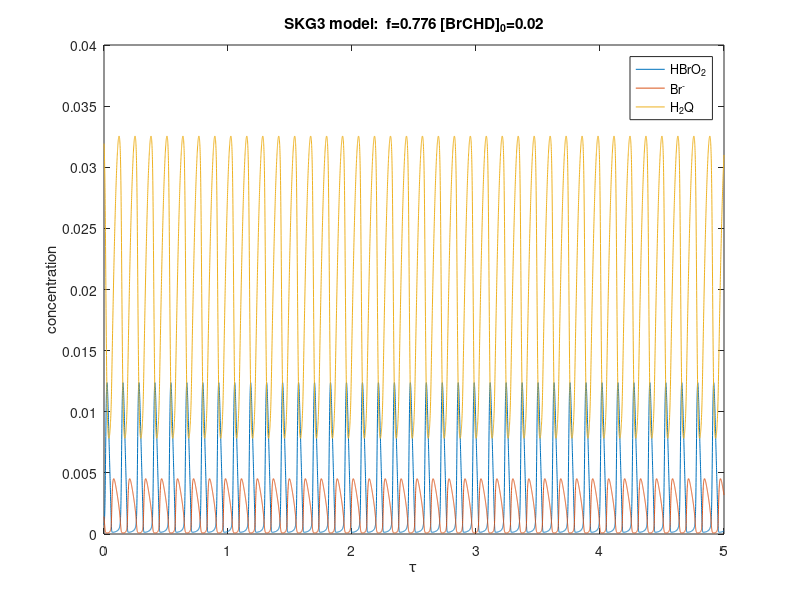
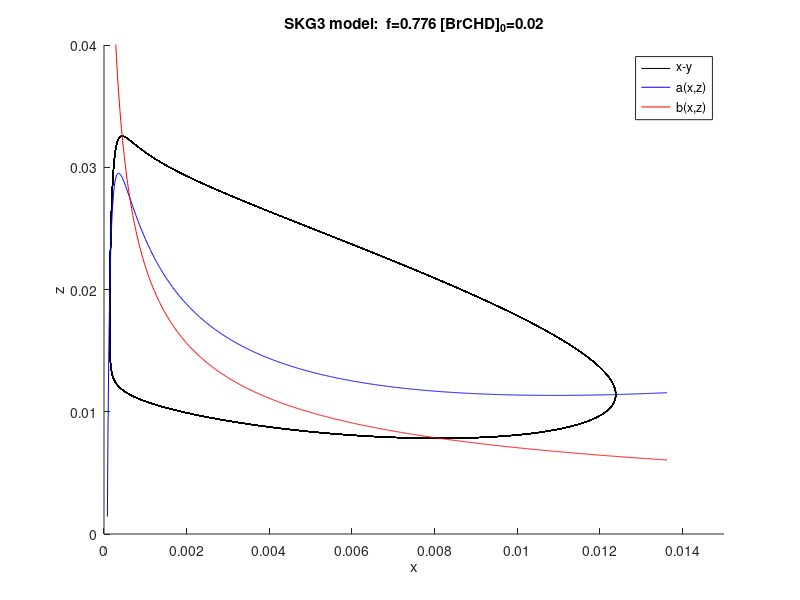

Write MATLAB code to recreate these figures, in order.
#! /usr/bin/octave -qf
# -*-octave-*-
# SKG model DOI: 10.1021/jp9832721
# Based on Eqs E6-E8 and simulate the dynamics by varying initial [BrO3-]
#
# SKG3 model:
# [BrCHD]_0, 
# 0.002-0.01, step 0.002
# 0.01-0.05; step 0.005
# 
# [CHED]_0 must be taken into account，but will be dealt with later 
#
# Additionally this implementation includes linear decay of [BrO3-].
# [BrO3-] = [BrO3-]_0 - T * t;

global galpha = 1000000;
global gbeta = 77.4;
global ggamma = 1102;
global gdelta = 2719;
global gf = 0.776;
global BrO30 = 0.08;
# T = 0 simulates [Br03-] is not consumed
global T = 0;
global k2 =  2500000;
global k14 =  5.0000e-05;
global k17 =  0.02;
global BrCHD = 0.02;
global kdp = 280; # kd'
global k5 = 170000;
global k4 = 2000000;
global k4r = 100000000; # k_{-4}
global H = 1.29;

# The first command-line argument, if given, is initial [BrCHD]
if (1 == nargin)
  arg_list = argv();
  BrCHD = str2num(arg_list{1});
endif

# Eqs E6-E8
function xdot = f (x, t)
  global galpha;
  global gbeta;
  global ggamma;
  global gdelta;
  global gf;
  global k2;
  global k14;
  global k17;
  global kdp;
  global k5;
  global k4;
  global k4r;
  global BrCHD;
  global T;
  global BrO30
  global H;

  BrO3 = BrO30 - T * t; # FIXME check BrO3 > 0

  xdot = zeros (3, 1);

  galpha = k2 * k14 * BrCHD / (k17 * k17 * BrO3 * BrO3);
  # beta has no dependency on [BrO3-] or [BrCHD]
  ggamma = kdp * realsqrt(k14) * realsqrt(BrCHD) / (realpow(k17, 3/2) * realsqrt(H) * BrO3);
  gdelta = 2 * k5 * k4 * k14 * BrCHD / (k4r * k17 * k17 * BrO3 * BrO3);

  # printf("a = %f\n", galpha);
  # printf("b = %f\n", gbeta);
  # printf("g = %f\n", ggamma);
  # printf("d = %f\n", gdelta);

  xdot(1) = x(2) * (gbeta - galpha * x(1)) + x(3) * (ggamma * realsqrt(x(1)) + 1.0) - gdelta * x(1) * x(1);
  xdot(2) = 1.0 - x(2) * (gbeta + galpha * x(1));
  xdot(3) = gf - x(3) * (ggamma * realsqrt(x(1)) + 1.0); 

endfunction

# Initial conditions
#1 HBrO2
x1 = 0.0007245927973977255 ;
#2 Br-
x2 = 0.001422769822454512 ;
#3 H2Q
x3 = 0.03193424249332828 ;

x0 = [x1; x2; x3];

# time = kf*t
#t = linspace (0, 1, 10000);
t = linspace (0, 5, 10000);

y = lsode ("f", x0, t);

plot (t, y);

xlabel("\\tau");
ylabel("concentration");
title(cstrcat("SKG3 model: ",
			  " f=", num2str(gf), 
			  " [BrCHD]_0=", num2str(BrCHD))
#			  " T=", num2str(T))
	  );
legend("HBrO_2", "Br^-", "H_2Q");

print -djpg skg3.jpg

d = [rot90(t, -1), y];

save plot.mat d;

# E9
function r = axz(x)
  global galpha gbeta ggamma gdelta gf;

  v = galpha/gbeta;

  r = (gdelta * x * x - (1 - v * x)/(1 + v * x))/(ggamma * realsqrt(x) + 1); 

endfunction

# E10
function r = bxz(x)
  global ggamma gf;

  r = gf / (ggamma * realsqrt(x) + 1);
endfunction


newplot();

xsteps = 1000;
xmax = 1.1 * max(y(:,1));
xh = xmax/xsteps;
xi = 1;

for i=1:xsteps
  xx = xh * i;
  yy = axz(xx);

  # a(x,z) may become negative with small x values - do not plot those
  if (yy > 0)
	xxi(xi) = xx;
	null_x(xi) = yy;
	null_z(xi) = bxz(xx);
	xi = xi + 1;
  endif

end

hold on;
plot(y(:,1),y(:,3), "color", "black");
plot(xxi, null_x, "color", "blue");
plot(xxi, null_z, "color", "red");

xlim([0, 0.015]);
ylim([0, 0.04]);

title(cstrcat("SKG3 model: ",
			  " f=", num2str(gf), 
			  " [BrCHD]_0=", num2str(BrCHD))
	  );
xlabel("x");
ylabel("z");
legend("x-y", "a(x,z)", "b(x,z)");

print -djpg skg3pp.jpg

quit(0);



